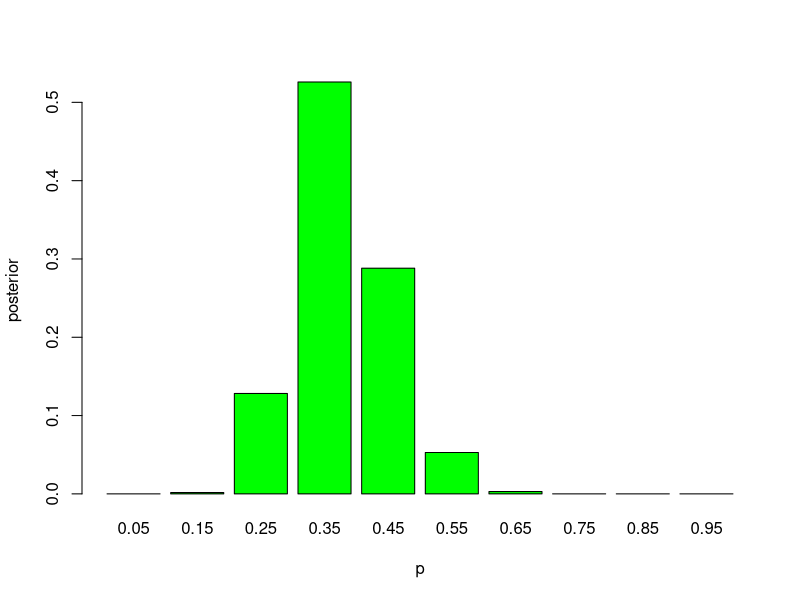
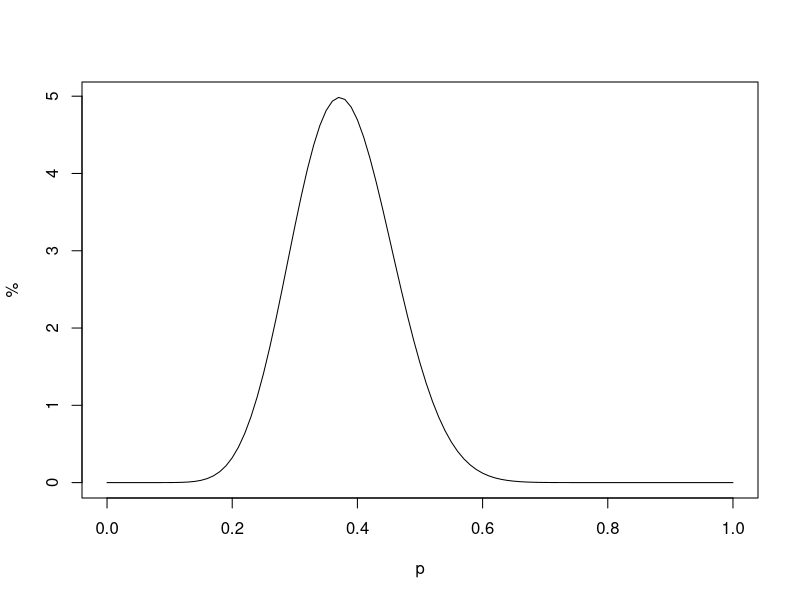
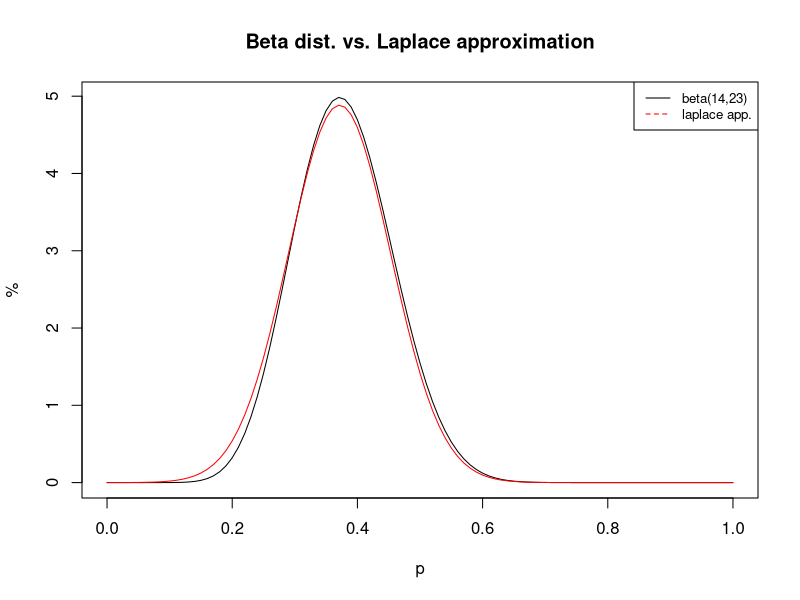
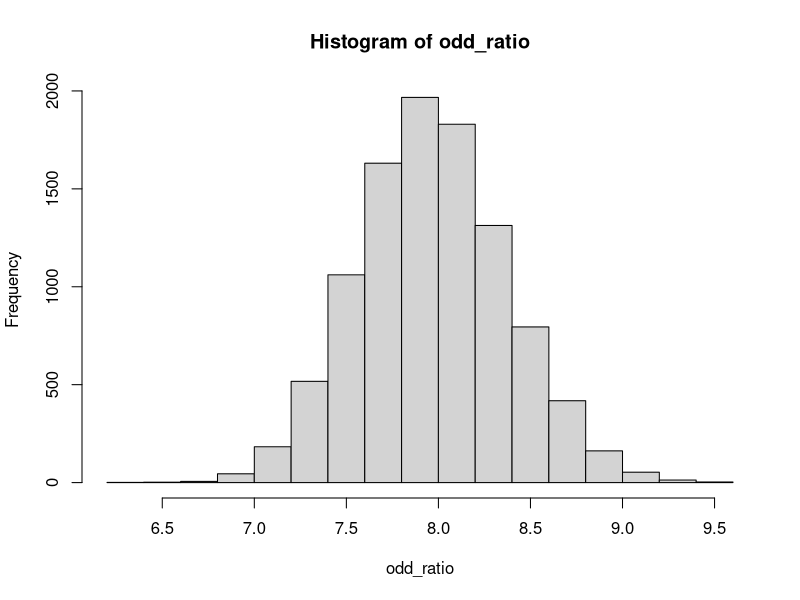
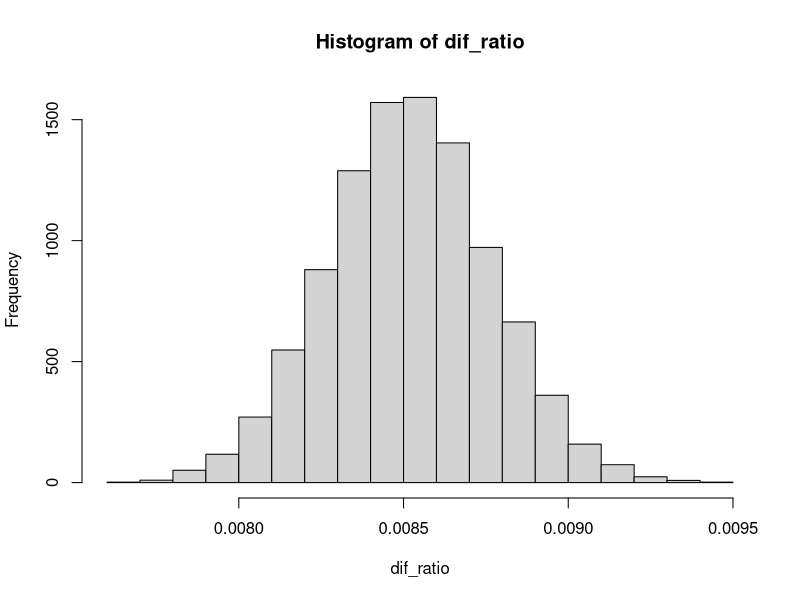
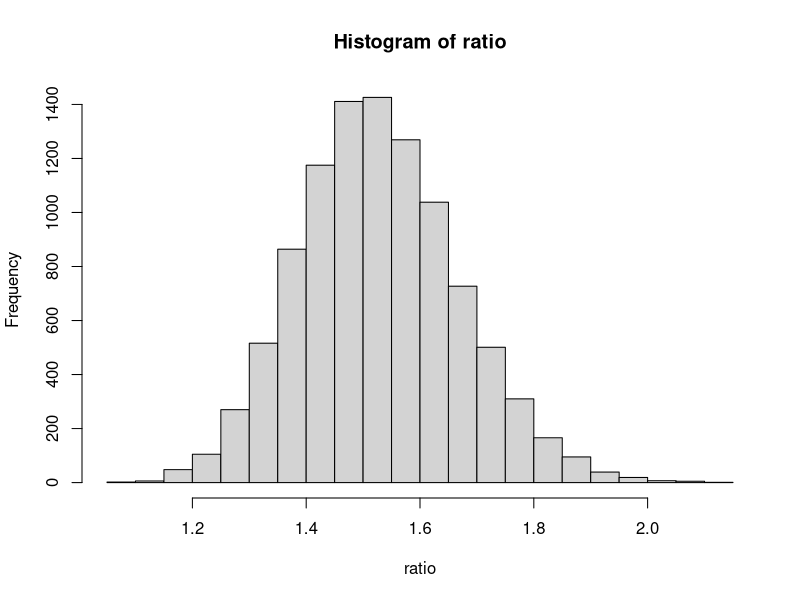

Recreate these plots in R, in order.
## ---- chunk 1
knitr::opts_chunk$set(echo = FALSE, comment=NA)

options(digits = 3)
## ---- chunk 2
a_b <- dbinom(3,5,0.5)
a_bbar <- dbinom(3,5,0.8)
b <- 0.7
bbar <- 1-b

bbar_a <- a_bbar * bbar / (a_bbar * bbar + a_b * b)
## ---- chunk 3
p <- seq(from=0.05,to=0.95,by=0.1)
weight <- c(2,4,8,8,4,2,1,1,1,1)
## ---- chunk 4
prior<-weight/sum(weight)
t(data.frame(p=p,weight=weight,prior=prior)) |> 
  kableExtra::kbl(booktabs = TRUE) |> 
  kableExtra::kable_styling(latex_options = "hold") |>
  kableExtra::kable_classic()
## ---- chunk 5
likelihood <- dbinom(11,27,prob=p)
prop <- likelihood*prior
posterior <- data.frame(p0=p,prior=prior,likelihood=likelihood,proportion=prop,posterior=prop/sum(prop))
posterior |> 
  kableExtra::kbl(booktabs = TRUE) |> 
  kableExtra::kable_styling(latex_options = "hold") |>
  kableExtra::kable_classic()
## ---- chunk 6
barplot(posterior~p0,data=posterior,xlab="p",ylab="posterior",col="green")
## ---- chunk 7
curve(dbeta(x,14,23),from=0,to=1,xlab ="p",ylab="%")
## ---- chunk 8
integrate(function (x) {dbeta(x,shape1=14,shape2=23)},lower=0.5,upper = 1)$value
## ---- chunk 9
mc_sample <- rbeta(10000,14,23)
## ---- chunk 10
t(quantile(mc_sample,probs=c(0.025,0.975))) |>
  kableExtra::kbl(booktabs = T) |>
  kableExtra::kable_styling(latex_options = "hold") |>
  kableExtra::kable_classic()
## ---- chunk 11
mode <- 13/35
v <- mode * (1-mode)/(14+23-2)
curve(dbeta(x,14,23), from=0,to=1,xlab = "p",ylab="%",main = "Beta dist. vs. Laplace approximation")
curve(dnorm(x,mode,sqrt(v)),add=TRUE,col="red")
legend("topright",legend = c("beta(14,23)","laplace app."), col = c("black","red"),lty=1:2,cex=0.8)
## ---- chunk 12
sample_no <- rbeta(10000,1601+1,162527+1)
quantile(sample_no,probs=c(0.025,0.975))
## ---- chunk 13
sample_yes <- rbeta(10000,510+1,412368+1)
quantile(sample_yes,probs=c(0.025,0.975))
## ---- chunk 14
odd_ratio <- (sample_no/(1-sample_no))/(sample_yes/(1-sample_yes))
hist(odd_ratio)
## ---- chunk 15
quantile(odd_ratio,probs=c(0.025,0.975))
## ---- chunk 16
dif_ratio <- sample_no-sample_yes
hist(dif_ratio)
## ---- chunk 17
quantile(dif_ratio,probs=c(0.025,0.975))
## ---- chunk 18
lambda1_sample <- rgamma(10000,20+260,0.5+4)
lambda2_sample <- rgamma(10000,40+165,1+4)

ratio <- lambda1_sample/lambda2_sample

hist(ratio)
## ---- chunk 19
quantile(ratio,prob=c(0.025,0.975))
